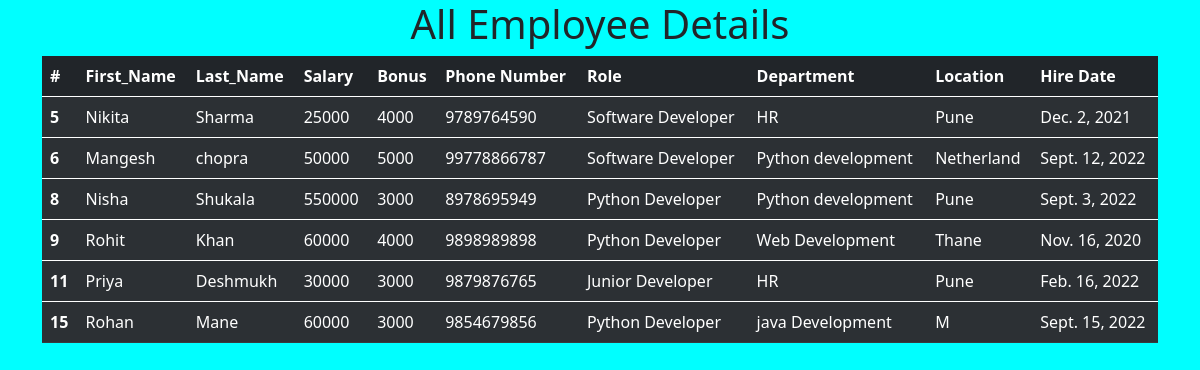
The app's page /all_emp with its own data.
### emp_app/models.py (models this page shows, shortened)
class Employee(models.Model):
    first_name = models.CharField(max_length=100, null=False)
    last_name = models.CharField(max_length=100)
    dept = models.ForeignKey(Department, on_delete=models.CASCADE)
    salary = models.IntegerField(default=0)
    bonus = models.IntegerField(default=0)
    role = models.ForeignKey(Role, on_delete=models.CASCADE)
    phone = models.IntegerField(default=0)
    hire_date = models.DateField()

class Role(models.Model):
    name = models.CharField(max_length=100, null=False)

class Department(models.Model):
    name = models.CharField(max_length=100, null=False)
    location =  models.CharField(max_length=100)

### emp_app/views.py (the view)
# urls.py: path('all_emp', views.all_emp, name='all_emp'),
def all_emp(request):
    emps = Employee.objects.all()
    context = {
        'emps':emps
    }
    return render(request, 'all_emp.html', context)

### emp_app/templates/all_emp.html (shortened to what this page needs)
<!DOCTYPE html>
<html lang="en">
<head>
        <link href="https://cdn.jsdelivr.net/npm/bootstrap@5.0.2/dist/css/bootstrap.min.css" rel="stylesheet">
</head>
<body>
<div class = 'container'>
<table class="table table-dark table-striped">
    <h1><center>All Employee Details</center></h1>
  <thead>
    <tr>
        <th scope="col">#</th>
         <th scope="col">First_Name</th>
         <th scope="col">Last_Name</th>
         <th scope="col">Salary</th>
        <th scope="col">Bonus</th>
        <th scope="col">Phone Number</th>
        <th scope="col">Role</th>
        <th scope="col">Department</th>
        <th scope="col">Location</th>
        <th scope="col">Hire Date</th>
    </tr>
  </thead>
    {% for emp in emps %}
  <tbody>
    <tr>
        <th scope="row">{{emp.id}}</th>
        <td>{{emp.first_name}}</td>
        <td>{{emp.last_name}}</td>
        <td>{{emp.salary}}</td>
        <td>{{emp.bonus}}</td>
        <td>{{emp.phone}}</td>
        <td>{{emp.role.name}}</td>
        <td>{{emp.dept.name}}</td>
        <td>{{emp.dept.location}}</td>
        <td>{{emp.hire_date}}</td>
    </tr>
  </tbody>
  {% endfor %}
</div>
</body>
</html>

### emp_app/templates/all_emp.html (style rules this page uses)
body { background-color:aqua; }

### records on screen
Employee: id "5", first_name "Nikita", last_name "Sharma", salary "25000", bonus "4000", phone "9789764590", role.name "Software Developer", dept.name "HR", dept.location "Pune", hire_date "Dec. 2, 2021"
Employee: id "6", first_name "Mangesh", last_name "chopra", salary "50000", bonus "5000", phone "99778866787", role.name "Software Developer", dept.name "Python development", dept.location "Netherland", hire_date "Sept. 12, 2022"
Employee: id "8", first_name "Nisha", last_name "Shukala", salary "550000", bonus "3000", phone "8978695949", role.name "Python Developer", dept.name "Python development", dept.location "Pune", hire_date "Sept. 3, 2022"
Employee: id "9", first_name "Rohit", last_name "Khan", salary "60000", bonus "4000", phone "9898989898", role.name "Python Developer", dept.name "Web Development", dept.location "Thane", hire_date "Nov. 16, 2020"
Employee: id "11", first_name "Priya", last_name "Deshmukh", salary "30000", bonus "3000", phone "9879876765", role.name "Junior Developer", dept.name "HR", dept.location "Pune", hire_date "Feb. 16, 2022"
Employee: id "15", first_name "Rohan", last_name "Mane", salary "60000", bonus "3000", phone "9854679856", role.name "Python Developer", dept.name "java Development", dept.location "M", hire_date "Sept. 15, 2022"
